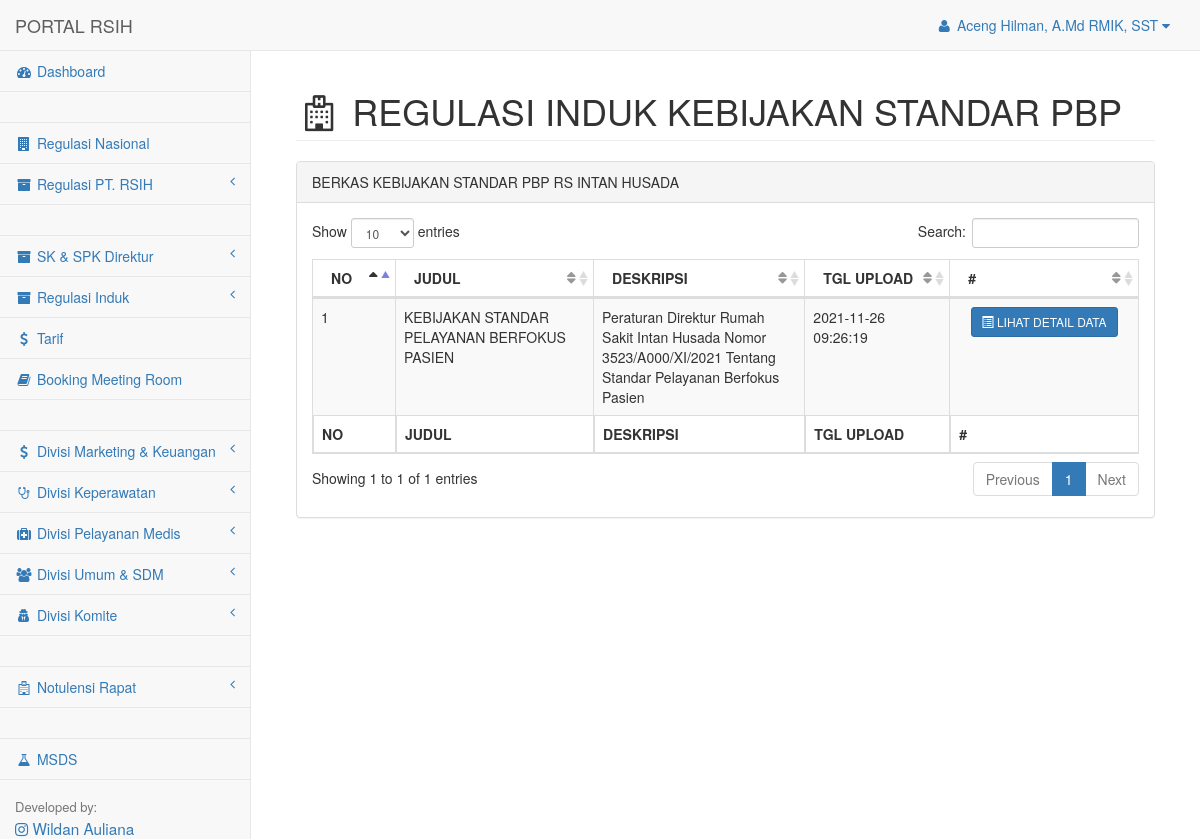
Screenshot of /pages/kspbp/index.php (signed in) with the database file from the repository.
### tables this page shows
CREATE TABLE `kspbp` (
  `id` int(11) NOT NULL,
  `unit` varchar(50) NOT NULL,
  `judul` varchar(255) NOT NULL,
  `deskripsi` varchar(255) NOT NULL,
  `files` varchar(160) NOT NULL,
  `tgl_upload` datetime DEFAULT current_timestamp()
);

### config.php (called while the page is built, shortened)
<?php
$company  = 'RS INTAN HUSADA';

### pages/kspbp/index.php (the view, shortened to what this page needs)
<?php
    include('../../config.php');
    $unit            ='KEBIJAKAN STANDAR PBP';
?>
<!DOCTYPE html>
<html lang="en">
    <head>
        <link href="../../assets/vendor/bootstrap/css/bootstrap.min.css" rel="stylesheet">
        <link href="../../assets/vendor/metisMenu/metisMenu.min.css" rel="stylesheet">
        <link href="../../assets/dist/css/sb-admin-2.css" rel="stylesheet">
        <link href="../../assets/vendor/font-awesome/css/font-awesome.min.css" rel="stylesheet" type="text/css">
        <link href="../../assets/vendor/datatables-plugins/dataTables.bootstrap.css" rel="stylesheet">
        <link href="../../assets/vendor/datatables-responsive/dataTables.responsive.css" rel="stylesheet">
    </head>
    <body>
        <div id="wrapper">
            <nav class="navbar navbar-default navbar-static-top" role="navigation" style="margin-bottom: 0">
                <?php
                    include('../component/header.php');
                ?>
                <?php
                    include('../component/topmenu.php');
                ?>
                <?php
                    include('../component/sidemenu.php');
                ?>
            </nav>
            <div id="page-wrapper">
                <div class="container-fluid">
                    <div class="row">
                        <div class="col-lg-12">
                            <h1 class="page-header"><i class="fa fa-hospital-o fa-fw"></i> <?php echo($_SESSION['menu'].' '.$unit);
                                                    ?>
                        </div>
                        <div class="col-lg-12">
                            <div class="panel panel-default">
                                <div class="panel-heading">
                                    BERKAS <?php echo($unit.' '.$company); ?>
                                </div>
                                <div class="panel-body">
                                    <table width="100%" class="table table-striped table-bordered table-hover" id="dataTables-kspbp">
                                        <thead>
                                            <tr>
                                                <th>NO</th>
                                                <th>JUDUL</th>
                                                <th>DESKRIPSI</th>
                                                <th>TGL UPLOAD</th>
                                                <th>#</th>
                                            </tr>
                                        </thead>
                                        <tfoot>
                                            <tr>
                                                <th>NO</th>
                                                <th>JUDUL</th>
                                                <th>DESKRIPSI</td>
                                                <th>TGL UPLOAD</th>
                                                <th>#</th>
                                            </tr>
                                        </tfoot>
                                        <tbody>
                                            <?php
                                                $query="SELECT * FROM kspbp WHERE unit = '$unit' ORDER BY tgl_upload ASC";
                                                if (mysqli_query($connect,$query)) {
                                                    $result=mysqli_query($connect,$query);
                                                } else die ("Error menjalankan query");
                                                if (mysqli_num_rows($result) > 0) {
                                                    $no='1';
                                                    while($row = mysqli_fetch_array($result)) {
                                                        echo "<tr>";
                                                        echo "	<td width='5%'>".$no."</td>";
                                                        echo "	<td width='15%'>".$row["judul"]."</td>";
                                                        echo "	<td width='15%'>".$row["deskripsi"]."</td>";
                                                        echo "	<td width='10%'>".$row["tgl_upload"]."</td>";
                                            ?>
                                            <?php
                                                        echo "  <td width='5%' align='center'> <a href='detail.php?unit=$unit&id=$row[id]' class='btn btn-sm btn-primary'> <i class='glyphicon glyphicon-list-alt'></i> LIHAT DETAIL DATA</a>";
                                                        echo "</tr>";
                                                        $no++;
                                                    }
                                                }
                                            ?>
                                		</tbody>
                                    </table>
                                </div>
                            </div>
                        </div>
                    </div>
                </div>
            </div>
        </div>
    </body>
</html>

### rows the page displays
kspbp: judul "KEBIJAKAN STANDAR PELAYANAN BERFOKUS PASIEN", deskripsi "Peraturan Direktur Rumah Sakit Intan Husada Nomor 3523/A000/XI/2021 Tentang Standar Pelayanan Berfokus Pasien", tgl_upload "2021-11-26 09:26:19"

### other values shown
$app_name "PORTAL RSIH"
$_SESSION['nama'] "Aceng Hilman, A.Md RMIK, SST"
$_SESSION['menu'] "REGULASI INDUK"
$unit "KEBIJAKAN STANDAR PBP"
$company "RS INTAN HUSADA"
